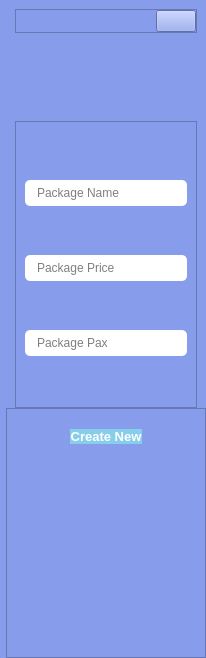
     <widget class="QCustomSlideMenu" name="addPackagesMenu" native="true">
      <property name="minimumSize">
       <size>
        <width>0</width>
        <height>658</height>
       </size>
      </property>
      <property name="maximumSize">
       <size>
        <width>0</width>
        <height>16777215</height>
       </size>
      </property>
      <property name="styleSheet">
       <string notr="true">background-color: #879CEB;</string>
      </property>
      <layout class="QVBoxLayout" name="verticalLayout_56">
       <property name="spacing">
        <number>0</number>
       </property>
       <property name="leftMargin">
        <number>6</number>
       </property>
       <property name="topMargin">
        <number>0</number>
       </property>
       <property name="rightMargin">
        <number>0</number>
       </property>
       <property name="bottomMargin">
        <number>0</number>
       </property>
       <item>
        <widget class="QWidget" name="widget_36" native="true">
         <property name="minimumSize">
          <size>
           <width>200</width>
           <height>350</height>
          </size>
         </property>
         <property name="styleSheet">
          <string notr="true">background-color: #879CEB;</string>
         </property>
         <layout class="QVBoxLayout" name="verticalLayout_77">
          <property name="spacing">
           <number>9</number>
          </property>
          <property name="bottomMargin">
           <number>0</number>
          </property>
          <item>
           <widget class="QFrame" name="frame_42">
            <property name="sizePolicy">
             <sizepolicy hsizetype="Preferred" vsizetype="Fixed">
              <horstretch>0</horstretch>
              <verstretch>0</verstretch>
             </sizepolicy>
            </property>
            <property name="styleSheet">
             <string notr="true">background-color: #879CEB;</string>
            </property>
            <property name="frameShape">
             <enum>QFrame::StyledPanel</enum>
            </property>
            <property name="frameShadow">
             <enum>QFrame::Raised</enum>
            </property>
            <layout class="QHBoxLayout" name="horizontalLayout_55">
             <property name="spacing">
              <number>0</number>
             </property>
             <property name="leftMargin">
              <number>0</number>
             </property>
             <property name="topMargin">
              <number>0</number>
             </property>
             <property name="rightMargin">
              <number>0</number>
             </property>
             <property name="bottomMargin">
              <number>0</number>
             </property>
             <item alignment="Qt::AlignRight">
              <widget class="QPushButton" name="closeAddPackage">
               <property name="text">
                <string/>
               </property>
               <property name="icon">
                <iconset>
                 <normaloff>../SSIS v@/Resource/closeIcon.png</normaloff>../SSIS v@/Resource/closeIcon.png</iconset>
               </property>
               <property name="iconSize">
                <size>
                 <width>24</width>
                 <height>24</height>
                </size>
               </property>
              </widget>
             </item>
            </layout>
           </widget>
          </item>
          <item alignment="Qt::AlignHCenter">
           <widget class="QLabel" name="label_18">
            <property name="minimumSize">
             <size>
              <width>70</width>
              <height>70</height>
             </size>
            </property>
            <property name="maximumSize">
             <size>
              <width>70</width>
              <height>70</height>
             </size>
            </property>
            <property name="text">
             <string/>
            </property>
            <property name="pixmap">
             <pixmap>../SSIS v@/Resource/addUser.png</pixmap>
            </property>
            <property name="scaledContents">
             <bool>true</bool>
            </property>
           </widget>
          </item>
          <item>
           <widget class="QFrame" name="frame_43">
            <property name="frameShape">
             <enum>QFrame::StyledPanel</enum>
            </property>
            <property name="frameShadow">
             <enum>QFrame::Raised</enum>
            </property>
            <layout class="QVBoxLayout" name="verticalLayout_28">
             <property name="spacing">
              <number>0</number>
             </property>
             <property name="bottomMargin">
              <number>0</number>
             </property>
             <item>
              <widget class="QLineEdit" name="addPackageName">
               <property name="font">
                <font>
                 <kerning>false</kerning>
                </font>
               </property>
               <property name="mouseTracking">
                <bool>true</bool>
               </property>
               <property name="styleSheet">
                <string notr="true">QLineEdit {
	background-color: #FFFFFF;
	padding: 5px 10px;
	border-radius: 5px;
}</string>
               </property>
               <property name="inputMask">
                <string/>
               </property>
               <property name="text">
                <string/>
               </property>
               <property name="frame">
                <bool>true</bool>
               </property>
               <property name="readOnly">
                <bool>false</bool>
               </property>
               <property name="placeholderText">
                <string>Package Name</string>
               </property>
              </widget>
             </item>
             <item>
              <widget class="QLineEdit" name="addPackagePrice">
               <property name="font">
                <font>
                 <kerning>false</kerning>
                </font>
               </property>
               <property name="mouseTracking">
                <bool>true</bool>
               </property>
               <property name="styleSheet">
                <string notr="true">QLineEdit {
	background-color: #FFFFFF;
	padding: 5px 10px;
	border-radius: 5px;
}</string>
               </property>
               <property name="text">
                <string/>
               </property>
               <property name="frame">
                <bool>true</bool>
               </property>
               <property name="readOnly">
                <bool>false</bool>
               </property>
               <property name="placeholderText">
                <string>Package Price</string>
               </property>
              </widget>
             </item>
             <item>
              <widget class="QLineEdit" name="addPackagePax">
               <property name="font">
                <font>
                 <kerning>false</kerning>
                </font>
               </property>
               <property name="mouseTracking">
                <bool>true</bool>
               </property>
               <property name="styleSheet">
                <string notr="true">QLineEdit {
	background-color: #FFFFFF;
	padding: 5px 10px;
	border-radius: 5px;
}</string>
               </property>
               <property name="text">
                <string/>
               </property>
               <property name="frame">
                <bool>true</bool>
               </property>
               <property name="readOnly">
                <bool>false</bool>
               </property>
               <property name="placeholderText">
                <string>Package Pax</string>
               </property>
              </widget>
             </item>
            </layout>
           </widget>
          </item>
         </layout>
        </widget>
       </item>
       <item>
        <widget class="QFrame" name="frame_60">
         <property name="maximumSize">
          <size>
           <width>16777215</width>
           <height>250</height>
          </size>
         </property>
         <property name="styleSheet">
          <string notr="true">background-color: #879CEB;</string>
         </property>
         <property name="frameShape">
          <enum>QFrame::StyledPanel</enum>
         </property>
         <property name="frameShadow">
          <enum>QFrame::Raised</enum>
         </property>
         <layout class="QVBoxLayout" name="verticalLayout_78">
          <property name="spacing">
           <number>0</number>
          </property>
          <property name="leftMargin">
           <number>0</number>
          </property>
          <property name="topMargin">
           <number>20</number>
          </property>
          <property name="rightMargin">
           <number>0</number>
          </property>
          <property name="bottomMargin">
           <number>0</number>
          </property>
          <item alignment="Qt::AlignHCenter">
           <widget class="QPushButton" name="addPackageBtn">
            <property name="font">
             <font>
              <pointsize>10</pointsize>
              <bold>true</bold>
              <strikeout>false</strikeout>
             </font>
            </property>
            <property name="cursor">
             <cursorShape>PointingHandCursor</cursorShape>
            </property>
            <property name="styleSheet">
             <string notr="true">	color: #FFFFFF;
	background-color: #87CEEB;
	border-radius: 10px
</string>
            </property>
            <property name="text">
             <string>Create New</string>
            </property>
           </widget>
          </item>
          <item>
           <spacer name="verticalSpacer_24">
            <property name="orientation">
             <enum>Qt::Vertical</enum>
            </property>
            <property name="sizeHint" stdset="0">
             <size>
              <width>20</width>
              <height>305</height>
             </size>
            </property>
           </spacer>
          </item>
          <item>
           <spacer name="verticalSpacer_28">
            <property name="orientation">
             <enum>Qt::Vertical</enum>
            </property>
            <property name="sizeHint" stdset="0">
             <size>
              <width>20</width>
              <height>305</height>
             </size>
            </property>
           </spacer>
          </item>
         </layout>
        </widget>
       </item>
      </layout>
     </widget>
